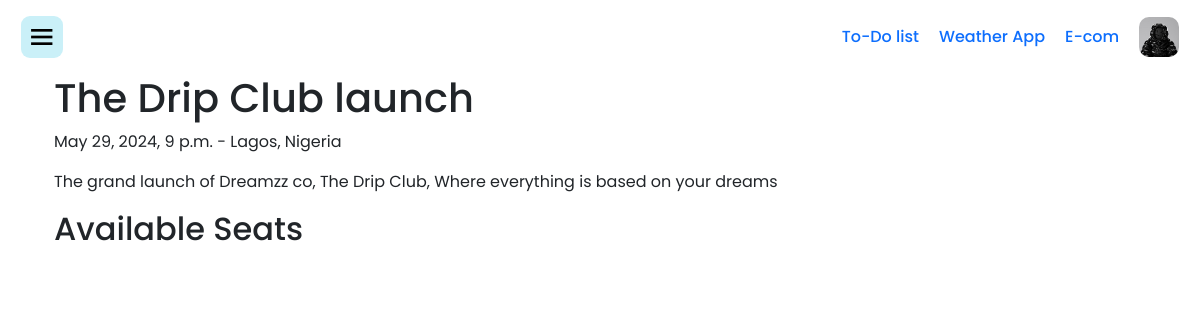
Page /event/event/1/ on the committed database.
### events/models.py (models this page shows, shortened)
class Event(models.Model):
    name = models.CharField(max_length=200)
    date = models.DateTimeField()
    location = models.CharField(max_length=200)
    description = models.TextField()
    total_seats = models.PositiveIntegerField()

### events/views.py (the view)
# urls.py: path('event/<int:event_id>/', views.event_detail, name='event_detail'),
def event_detail(request, event_id):
    event = get_object_or_404(Event, id=event_id)
    seats = Seat.objects.filter(event=event, is_booked=False)
    return render(request, 'events/event_detail.html', {'event': event, 'seats': seats})

### templates/events/event_detail.html (shortened to what this page needs)
{%extends 'partials/base.html'%}
{%load crispy_forms_tags%}
{%block content%}
<div class="container">
    <h1>{{ event.name }}</h1>
    <p>{{ event.date }} - {{ event.location }}</p>
    <p>{{ event.description }}</p>
    <h2>Available Seats</h2>
</div>
{%endblock%}

### templates/partials/base.html (style rules this page uses)
body { font-family: "Poppins", sans-serif; }

### rows in the picture
Event: name "The Drip Club launch", date "May 29, 2024, 9 p.m.", location "Lagos, Nigeria", description "The grand launch of Dreamzz co, The Drip Club, Where everything is based on your dreams"
